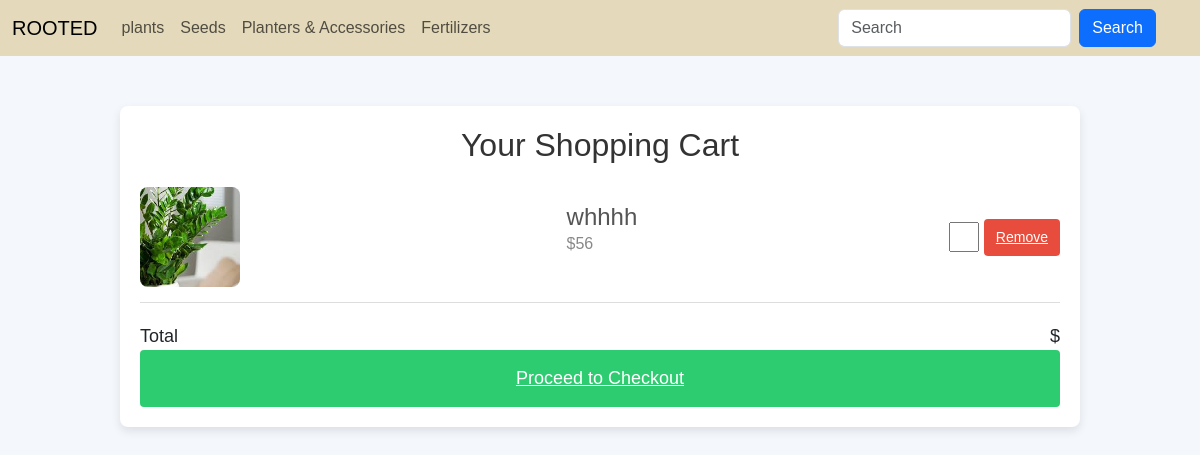
/view_cart (signed in), run on an earlier commit of the app's database.
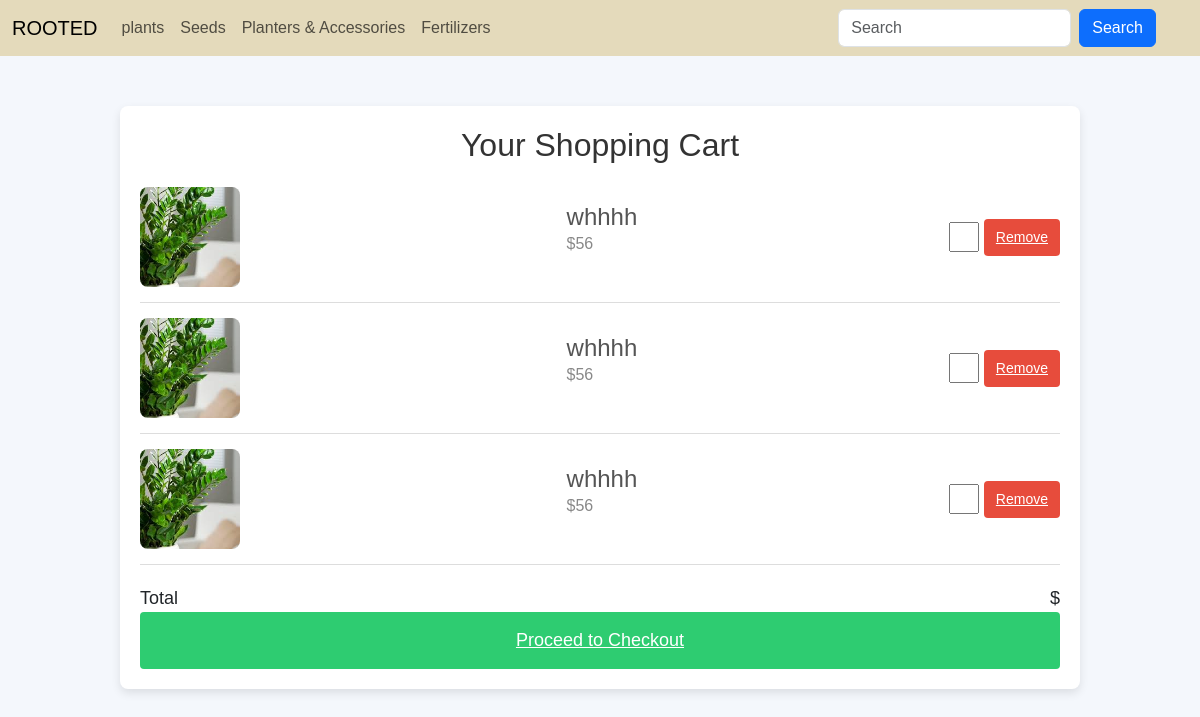
And on a later commit of the database.
### app/models.py (models this page shows, shortened)
class Cart(models.Model):
    user=models.ForeignKey(User,on_delete=models.CASCADE)
    Plants=models.ForeignKey(Plants,on_delete=models.CASCADE)
    qty=models.IntegerField()
    price=models.FloatField()

class Plants(models.Model):
    p_id=models.TextField()
    name=models.TextField()
    p_catg=models.TextField()
    p_dis=models.TextField()
    price=models.IntegerField()
    offer_price=models.IntegerField()
    img=models.FileField()
    img2=models.FileField()
    stock=models.IntegerField()
    catg=models.ForeignKey(Category,on_delete=models.CASCADE)
    mcatg=models.ForeignKey(Main_cat,on_delete=models.CASCADE)

### app/views.py (the view)
# urls.py: path('view_cart',views.view_cart),
def view_cart(req):
    if 'user' in req.session:
        user=User.objects.get(username=req.session['user'])
        cart_dtls=Cart.objects.filter(user=user)
        return render(req,'user/cart.html',{'cart_dtls':cart_dtls})
    else:
        return redirect(m_login)

### templates/user/cart.html (shortened to what this page needs)
<!DOCTYPE html>
<html lang="en">
<head>
    {% load static %}
    <link href="https://cdn.jsdelivr.net/npm/bootstrap@5.3.3/dist/css/bootstrap.min.css" rel="stylesheet">
    <link rel="stylesheet" href="{% static 'css/style.css'%}">
</head>
<body>
<nav class="navbar navbar-expand-sm " id="navb">
  <div class="container-fluid">
    <a class="navbar-brand" href="#">ROOTED</a>
    <div class="collapse navbar-collapse" id="collapsibleNavbar">
      <ul class="navbar-nav me-auto">
        <li class="nav-item" id="dropdown">
          <a href="" class="nav-link" id="dropbtn"> plants
          </a>
        </li>
        <li class="nav-item" id="dropdown">
          <a href="" class="nav-link" id="dropbtn">Seeds
          </a>
        </li>
        <li class="nav-item" id="dropdown">
          <a href="" class="nav-link" id="dropbtn"> Planters & Accessories
          </a>
        </li>
        <li class="nav-item" >
          <a href="" class="nav-link" id="dropbtn"> Fertilizers
          </a>
        </li>
      </ul>
      <form class="d-flex">
        <input class="form-control me-2" type="text" placeholder="Search">
        <button class="btn btn-primary" type="button">Search</button>
        <ul class="navbar-nav me-auto">
          <li class="nav-item">
            <a class="nav-link" href="m_login"></a>
          </li>
          <li class="nav-item" >
            <a class="nav-link" href="view_cart"></a>
          </li>
        </ul>
      </form>
    </div>
  </div>
</nav>
<div class="container">
  <h2>Your Shopping Cart</h2>
  {% if cart_dtls %}
      {% for item in cart_dtls %}
      <div class="cart-item">
          <img src="{{ item.Plants.img.url }}" alt="">
          <div class="item-details">
              <h4>{{ item.Plants.name }}</h4>
              <p class="price">${{ item.Plants.price }}</p>
          </div>
          <div class="quantity">
              <input type="number" value="{{ item.quantity }}" min="1" >
              <a href="../delete_cart/{{item.pk}}" class="remove-btn"> Remove</a>
          </div>
      </div>
      {% endfor %}
      <div class="total">
          <span>Total</span>
          <span>${{ total_price }}</span>
      </div>
      <a href="#" class="checkout-btn">Proceed to Checkout</a>
  {% else %}
      <p>Your cart is empty. Start shopping!</p>
  {% endif %}
</div>
</body>
</html>

### static/css/style.css (style rules this page uses)
body { background-color: #f4f4f4; }
#navb { background-color: #e4dabb; }
.navbar-nav { display:flex; align-content: center; }
#dropdown { float: left; overflow: hidden; }

### templates/user/cart.html (style rules this page uses)
body { font-family: Arial, sans-serif; background-color: #f4f7fc; margin: 0; padding: 0; }
.container { width: 80%; margin: 50px auto; background: white; padding: 20px; border-radius: 8px; box-shadow: 0 4px 10px rgba(0, 0, 0, 0.1); }
h2 { text-align: center; color: #333; }
.cart-item { display: flex; justify-content: space-between; border-bottom: 1px solid #ddd; padding: 15px 0; }
.cart-item img { width: 100px; height: 100px; object-fit: cover; border-radius: 8px; }
.item-details { display: flex; flex-direction: column; justify-content: center; padding-left: 20px; }
.item-details h4 { margin: 0; color: #555; }
.item-details .price { color: #888; }
.quantity { display: flex; align-items: center; }
.quantity input { width: 30px; height: 30px; text-align: center; margin: 0 5px; font-size: 16px; }
.remove-btn { background-color: #e74c3c; color: white; border: none; padding: 8px 12px; cursor: pointer; font-size: 14px; border-radius: 4px; transition: background-color 0.3s; }
.total { display: flex; justify-content: space-between; font-size: 18px; margin-top: 20px; }
.checkout-btn { display: block; width: 100%; background-color: #2ecc71; color: white; padding: 15px; font-size: 18px; text-align: center; border: none; border-radius: 4px; cursor: pointer; transition: background-color 0.3s; }

What changed in the data, as far as the page shows it:
added Cart: Plants.img (picture), Plants.name "whhhh", Plants.price "56"
added Cart: Plants.img (picture), Plants.name "whhhh", Plants.price "56"
